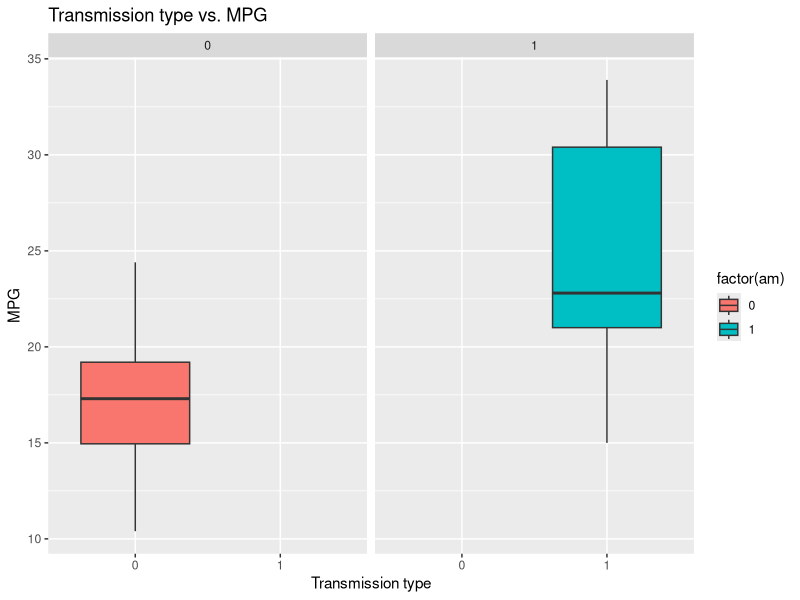
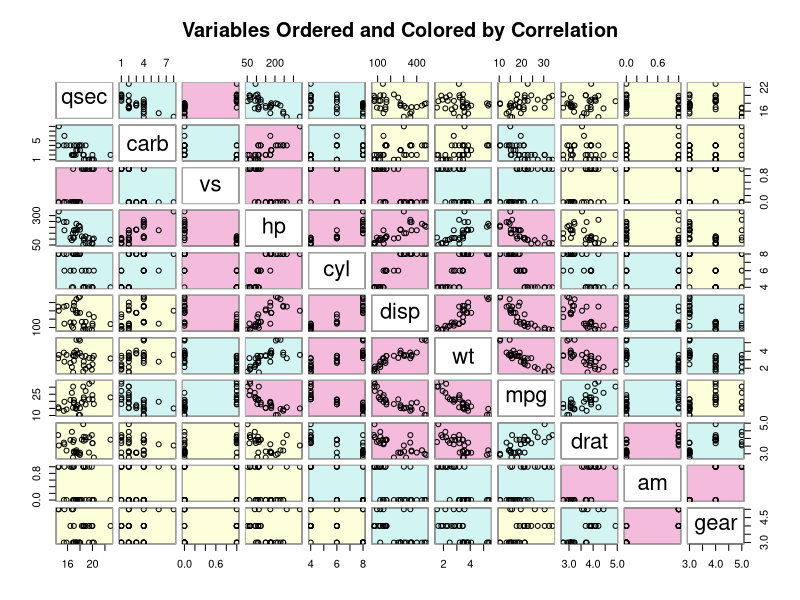
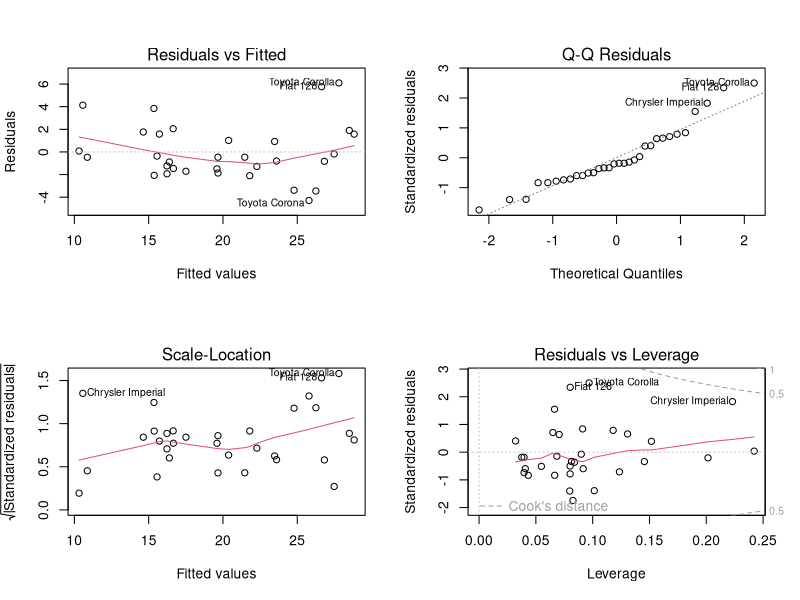

These charts were generated, in order, by the following R code:
## ---- chunk 1
data(mtcars)
str(mtcars)
head(mtcars,3)
## ---- chunk 2
library(ggplot2)
ggplot(data=mtcars, aes(x=as.factor(am), y=mpg, fill = factor(am))) +
geom_boxplot(notch = F, show_guide = TRUE) +
facet_grid(. ~ am) +
xlab("Transmission type") +
ylab("MPG") +
ggtitle("Transmission type vs. MPG")
## ---- chunk 3
testTransmission <- t.test(mtcars[mtcars$am == 0,]$mpg, mtcars[mtcars$am == 1,]$mpg)
## ---- chunk 4
library(gclus)
dta <- mtcars # get data 
dta.r <- abs(cor(dta)) # get correlations
dta.col <- dmat.color(dta.r) # get colors
# reorder variables so those with highest correlation
# are closest to the diagonal
dta.o <- order.single(dta.r) 
cpairs(dta, dta.o, panel.colors=dta.col, gap=.5,
main="Variables Ordered and Colored by Correlation" )
## ---- chunk 5
fitCyl <- lm(mpg ~ cyl, mtcars)
fitDisp <- lm(mpg ~ disp, mtcars)
fitCylDisp <- lm(mpg ~ cyl + disp, mtcars)
fitWt <- lm(mpg ~ wt, mtcars)
fitWtCyl <- lm(mpg ~ wt + cyl, mtcars)
fitWtDisp <- lm(mpg ~ wt + disp, mtcars)
fitAll <- lm(mpg ~ cyl + disp + wt, mtcars)
## ---- chunk 6
summary(fitWtCyl)$coefficients

## ---- chunk 7
fitNew <- lm(mpg ~ wt + cyl + am, mtcars)
## ---- chunk 8
par(mfrow = c(2,2))
plot(fitWtCyl)
